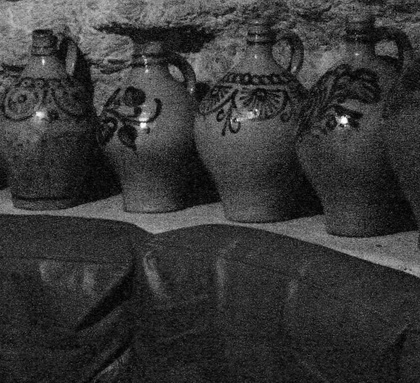
%> input picture Assignment 2/q6/data/cave01_01_noflash_gray.jpg, 420 x 383 px, shrunk from 774 x 706 before the run
$ octave --eval "result = myDriver;"   (GNU Octave 9; MATLAB toolbox functions it lacks are replaced by stand-ins)
%> lines starting %> are read from the running program, lines starting %| are printed output that depends on the picture; in (x1, y1, x2, y2) boxes, pixels count from 0 and x2, y2 are one past the last pixel; in counts of white or black regions, pixels touching at a corner belong together; the program's own positions count from 1
### Assignment 2/q6/code/q6.m
function [joint_entropy] = q6(angle, t)
%> called with angle = 28.5, t = -6

no_flash_img = imread('../data/cave01_01_noflash_gray.jpg');
%> no_flash_img is the input picture: size 383x420 uint8; min 0, max 255, mean 54.7
flash_img = imread('../data/cave01_00_flash_gray.jpg');
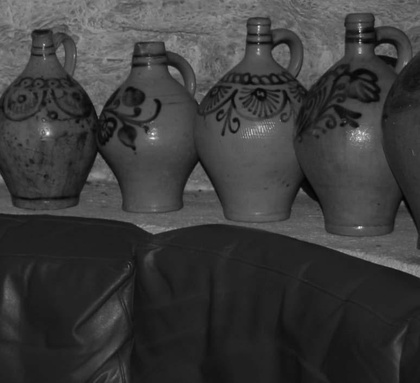
%> input picture Assignment 2/q6/data/cave01_00_flash_gray.jpg, 420 x 383 px, shrunk from 774 x 706 before the run
%> flash_img is the input picture: size 383x420 uint8; min 0, max 246, mean 59.2
[transformed_image] = generateTransformedImage(no_flash_img, angle, t);

joint_entropy = zeros(121, 25);
for angle = -60:60
    for t = -12:12
        angle
        t
        %Tdash = transformationMatrix(angle, t, 0);
        [transformed_image_dash] = generateTransformedImage(flash_img, angle, t);
        joint_entropy(angle+61, t+13) = jointEntropy(transformed_image, transformed_image_dash);
    end
end

X = -12:1:12;
Y = -60:1:60;
surf(X, Y, joint_entropy);
pause;

min_entropy = min(joint_entropy(:))
max_entropy = max(joint_entropy(:));
joint_entropy_balanced = (joint_entropy - min_entropy)/(max_entropy - min_entropy);
imshow(joint_entropy_balanced);
pause;

### Assignment 2/q6/code/generateTransformedImage.m
function [transformed_image] = generateTransformedImage(image, angle, x)
%> called with angle = 28.5, x = -6

rotated_image = imrotate(image, angle);
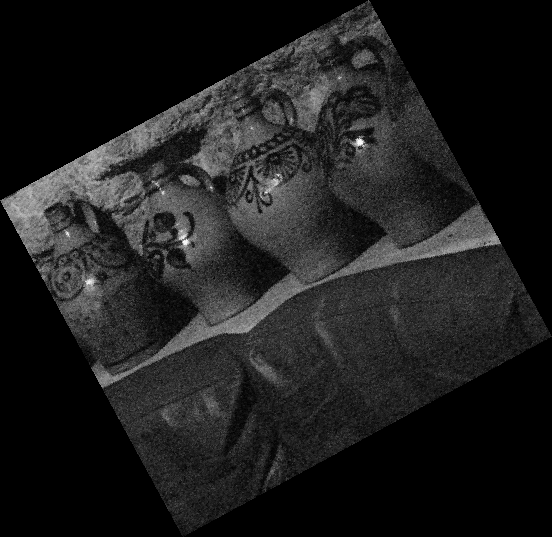
%> rotated_image: size 537x552 uint8; min 0, max 255, mean 29.7
translated_image = zeros(size(rotated_image, 1), size(rotated_image,2));
if(x > 0)
    translated_image(:, x+1:size(rotated_image, 2)) = rotated_image(:,1:size(rotated_image, 2)-x);
elseif(x < 0)
    translated_image(:, 1:size(rotated_image, 2)+x) = rotated_image(:, -x+1:size(rotated_image, 2));
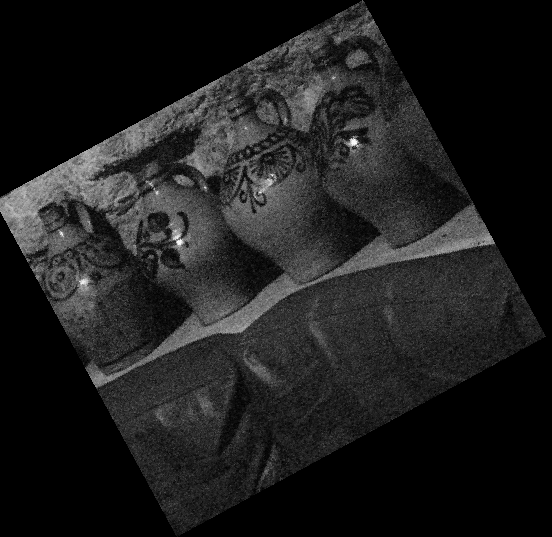
%> translated_image: size 537x552 double; min 0, max 255, mean 29.7; mean of the top-left, top-right, bottom-left and bottom-right quarters 40.4, 29.6, 28.2, 20.4
else
    translated_image = rotated_image;
end

transformed_image = zeros(size(image, 1), size(image,2));
transformed_image(:,:) = translated_image(size(translated_image, 1)/2 - size(image, 1)/2 + 1:size(translated_image, 1)/2 + size(image, 1)/2, size(translated_image, 2)/2 + 1 - size(image, 2)/2:size(translated_image, 2)/2 + size(image, 2)/2);
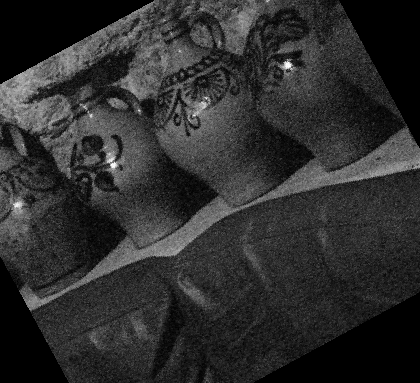
%> transformed_image: size 383x420 double; min 0, max 255, mean 45.9

r = size(image, 1);
%> r = 383
c = size(image, 2);
%> c = 420

transformed_image = transformed_image + randn(size(transformed_image,1),size(transformed_image,2))*5;
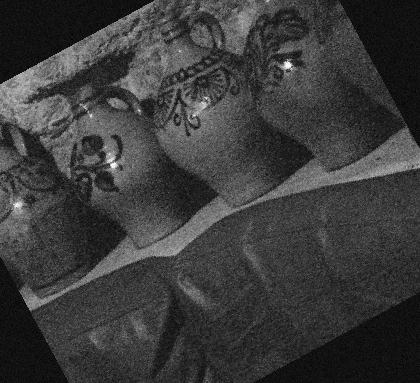
%> transformed_image: size 383x420 double; min -18.81, max 257.2, mean 45.9; drawn with min black and max white

for i =1:r
    for j=1:c
        if(transformed_image(i, j) < 0)
            transformed_image(i, j) = 0;
        elseif(transformed_image(i, j) > 255)
            transformed_image(i, j) = 255;
        end
    end
end
%> transformed_image: size 383x420 double; 7.87% of pixels changed, all inside (x1, y1, x2, y2) = (0, 0, 420, 383)

transformed_image = uint8(transformed_image);
%> transformed_image: size 383x420 uint8

### Assignment 2/q6/code/myDriver.m
function [joint_entropy, joint_entropy_undesirable] = myDriver()

[joint_entropy] = q6(28.5, -6);
[joint_entropy_undesirable] = part_2();
%> (the run ends here)
